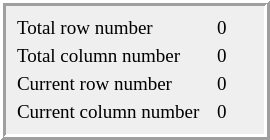
           <widget class="QFrame" name="frame">
            <property name="minimumSize">
             <size>
              <width>270</width>
              <height>130</height>
             </size>
            </property>
            <property name="frameShape">
             <enum>QFrame::Box</enum>
            </property>
            <property name="frameShadow">
             <enum>QFrame::Raised</enum>
            </property>
            <property name="lineWidth">
             <number>3</number>
            </property>
            <layout class="QGridLayout" name="gridLayout_10">
             <property name="horizontalSpacing">
              <number>16</number>
             </property>
             <property name="verticalSpacing">
              <number>6</number>
             </property>
             <item row="0" column="0">
              <widget class="QLabel" name="label_totalrow">
               <property name="font">
                <font>
                 <family>Times New Roman</family>
                 <pointsize>14</pointsize>
                </font>
               </property>
               <property name="text">
                <string>&lt;html&gt;&lt;head/&gt;&lt;body&gt;&lt;p&gt;Total row number&lt;/p&gt;&lt;/body&gt;&lt;/html&gt;</string>
               </property>
              </widget>
             </item>
             <item row="0" column="1">
              <widget class="QLabel" name="label_totalrowvalue">
               <property name="font">
                <font>
                 <family>Times New Roman</family>
                 <pointsize>14</pointsize>
                </font>
               </property>
               <property name="text">
                <string>&lt;html&gt;&lt;head/&gt;&lt;body&gt;&lt;p&gt;0&lt;/p&gt;&lt;/body&gt;&lt;/html&gt;</string>
               </property>
              </widget>
             </item>
             <item row="1" column="0">
              <widget class="QLabel" name="label_totalcolumn">
               <property name="font">
                <font>
                 <family>Times New Roman</family>
                 <pointsize>14</pointsize>
                </font>
               </property>
               <property name="text">
                <string>&lt;html&gt;&lt;head/&gt;&lt;body&gt;&lt;p&gt;Total column number&lt;/p&gt;&lt;/body&gt;&lt;/html&gt;</string>
               </property>
              </widget>
             </item>
             <item row="1" column="1">
              <widget class="QLabel" name="label_totalcolumnvalue">
               <property name="font">
                <font>
                 <family>Times New Roman</family>
                 <pointsize>14</pointsize>
                </font>
               </property>
               <property name="text">
                <string>&lt;html&gt;&lt;head/&gt;&lt;body&gt;&lt;p&gt;0&lt;/p&gt;&lt;/body&gt;&lt;/html&gt;</string>
               </property>
              </widget>
             </item>
             <item row="2" column="0">
              <widget class="QLabel" name="label_currentrow">
               <property name="font">
                <font>
                 <family>Times New Roman</family>
                 <pointsize>14</pointsize>
                </font>
               </property>
               <property name="text">
                <string>&lt;html&gt;&lt;head/&gt;&lt;body&gt;&lt;p&gt;Current row number&lt;/p&gt;&lt;/body&gt;&lt;/html&gt;</string>
               </property>
              </widget>
             </item>
             <item row="2" column="1">
              <widget class="QLabel" name="label_currentrowlabel">
               <property name="font">
                <font>
                 <family>Times New Roman</family>
                 <pointsize>14</pointsize>
                </font>
               </property>
               <property name="text">
                <string>&lt;html&gt;&lt;head/&gt;&lt;body&gt;&lt;p&gt;0&lt;/p&gt;&lt;/body&gt;&lt;/html&gt;</string>
               </property>
              </widget>
             </item>
             <item row="3" column="0">
              <widget class="QLabel" name="label_currentcolumn">
               <property name="font">
                <font>
                 <family>Times New Roman</family>
                 <pointsize>14</pointsize>
                </font>
               </property>
               <property name="text">
                <string>&lt;html&gt;&lt;head/&gt;&lt;body&gt;&lt;p&gt;Current column number&lt;/p&gt;&lt;/body&gt;&lt;/html&gt;</string>
               </property>
              </widget>
             </item>
             <item row="3" column="1">
              <widget class="QLabel" name="label_currentcolumnvalue">
               <property name="font">
                <font>
                 <family>Times New Roman</family>
                 <pointsize>14</pointsize>
                </font>
               </property>
               <property name="text">
                <string>&lt;html&gt;&lt;head/&gt;&lt;body&gt;&lt;p&gt;0&lt;/p&gt;&lt;/body&gt;&lt;/html&gt;</string>
               </property>
              </widget>
             </item>
            </layout>
           </widget>
